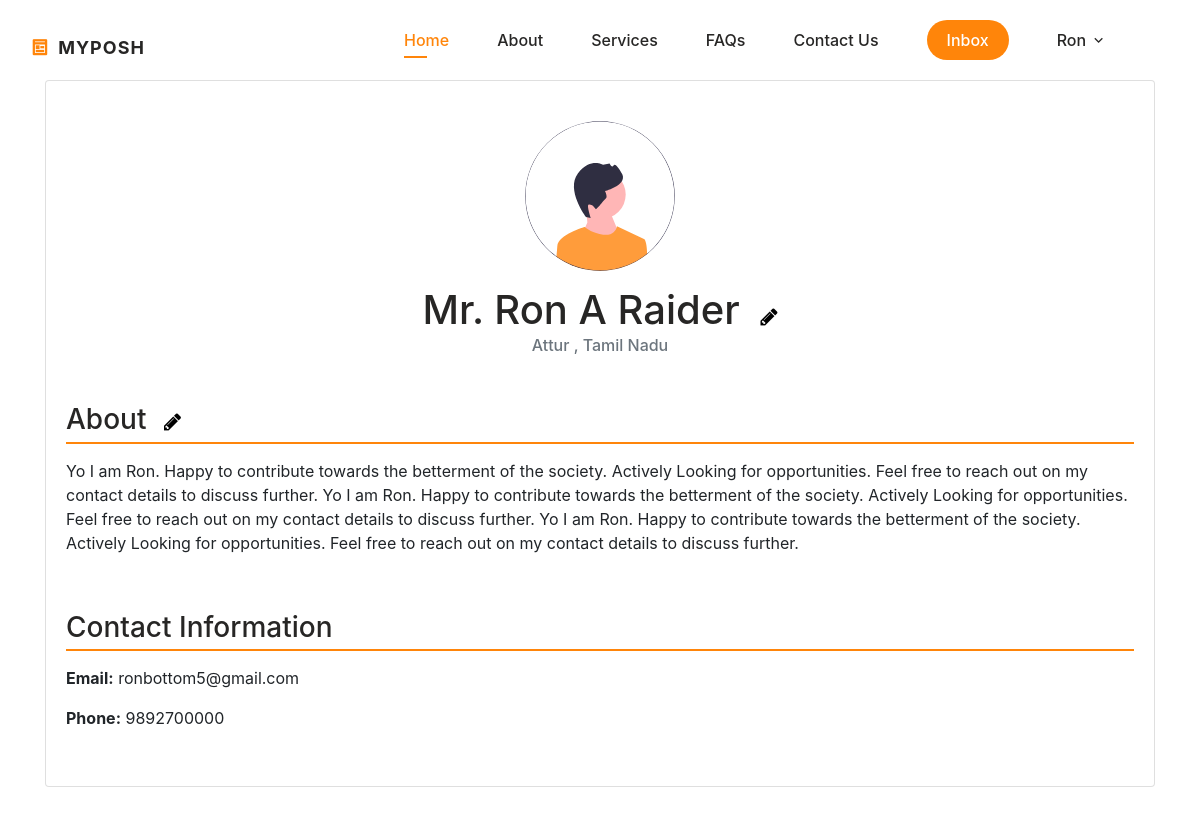
Screenshot of /page/ (signed in) with the database file from the repository.
### posh/models.py (models this page shows)
class PoshUser(AbstractBaseUser, PermissionsMixin):
    username = models.CharField(max_length=100, unique=True, primary_key=True)
    email = models.EmailField(unique=True, blank=False)
    phone = models.CharField(max_length=15, unique=True, blank=False)
    start_date = models.DateTimeField(default=timezone.now)
    is_staff = models.BooleanField(default=False)
    is_active = models.BooleanField(default=False)
    type = models.CharField(max_length=50, blank=False)  # To distinguish between user types
    objects = PoshUserManager()
    USERNAME_FIELD = 'username'
    REQUIRED_FIELDS = ['email', 'phone']

class IndividualUser(PoshUser):
    prefix = models.CharField(max_length=10, blank=False)
    fname = models.CharField(max_length=150, blank=False)
    mname = models.CharField(max_length=150, blank=False)
    lname = models.CharField(max_length=150, blank=False)
    dob = models.DateField(blank=False)
    gender = models.CharField(max_length=10, blank=False)
    occupation = models.CharField(max_length=100, blank=False)
    state = models.CharField(max_length=100, blank=False)
    city = models.CharField(max_length=100, blank=False)
    pincode = models.CharField(max_length=10, blank=False)
    profile_pic = models.ImageField(blank=True, upload_to='users/')
    aadhar = models.CharField(max_length=20, blank=True)
    marital = models.CharField(max_length=10, blank=True)
    description = models.TextField(max_length=500, blank=True)
    current_member = models.CharField(max_length=10, blank=True)
    association = models.CharField(max_length=10, blank=True)
    firm_name = models.CharField(max_length=150, blank=True)
    firm_uid = models.CharField(max_length=15, blank=True)
    is_visible = models.BooleanField(default=False)
    timestamp = models.DateTimeField(auto_now_add=True)
    class Meta:
        verbose_name = 'Individual User'
        verbose_name_plural = 'Individual Users'

### posh/views.py (the view)
# urls.py: path('page/', views.page, name='page'),
def page(request):
    user = request.user.individualuser
    email = user.email
    phone = user.phone
    prefix = user.prefix
    first_name = user.fname
    mid_name = user.mname
    last_name = user.lname
    state = user.state
    city = user.city
    description = user.description
    education_list = user.education.all()
    service_list = user.service.all()
    skill_list = user.skill.all()
    cert_list = user.certification.all()
    experience_list = user.experience.all()
    context = {
        'email': email,
        'phone': phone,
        'fname': first_name,
        'lname': last_name,
        'mname': mid_name,
        'prefix': prefix,
        'state': state,
        'city': city,
        'description': description,
        'profile_pic': user.profile_pic.url if user.profile_pic else None,
        'education_list': education_list,
        'service_list': service_list,
        'skill_list': skill_list,
        'cert_list': cert_list,
        'experience_list': experience_list,
        'visible': user.is_visible,
    }
    return render(request, 'page.html', context)

### posh/templatetags/get_group.py (called while the page is built)
@register.filter(name='has_group')
def has_group(user, group_name):
    return user.groups.filter(name=group_name).exists()

### posh/templates/page.html (shortened to what this page needs)
{% extends "base.html" %}
{% load static %}
{% block stylescss %}
<link rel="stylesheet" href="https://stackpath.bootstrapcdn.com/bootstrap/4.5.2/css/bootstrap.min.css">
<link rel="stylesheet" href="https://cdnjs.cloudflare.com/ajax/libs/font-awesome/4.7.0/css/font-awesome.min.css">
{% endblock %}
{% block content %}
<div class="container">
  <div class="card card-container">
    <div class="profile-header">
      {% if profile_pic %}
          <img id="profile-image" src="{{ profile_pic }}" alt="Profile Picture" style="max-width: 200px; max-height: 200px;" class="profile-img">
      {% else %}
          <img id="profile-image" src="{% static 'assets/img/default_profile.svg' %}" alt="profile pic" class="profile-img">
      {% endif %}
      {% if prefix == "Mr." %}
        <h1>Mr. {{ fname }} {{ mname }} {{ lname }}
          <a href="{% url 'profile' %}">
            <i style="font-size:20px; margin-left: 10px;" class="fa">&#xf040;</i>
        </a>
        </h1>
      {% elif prefix == "Mrs." %}
        <h1>Mrs. {{ fname }} {{ mname }} {{ lname }}<i style="font-size:20px; margin-left: 10px;" class="fa">&#xf040;</i></h1>
      {% elif prefix == "Miss." %}
        <h1>Miss. {{ fname }} {{ mname }} {{ lname }}<i style="font-size:20px; margin-left: 10px;" class="fa">&#xf040;</i></h1>
      {% endif %}
      <h6 class="card-subtitle mb-2 text-muted">{{ city }}, {{ state }}</h6>
    </div>
    <div class="profile-section">
      {% if description %}
      <h3>About
        <a href="{% url 'profile' %}#longdescription">
        <i style="font-size:20px; margin-left: 10px;" class="fa">&#xf040;</i></h3>
        <p>
          {{ description }}
        </p>
        {% endif %}
    </div>
    <div class="profile-section">
      <h3>Contact Information</h3>
      <p><strong>Email:</strong> {{ email }}</p>
      <p><strong>Phone:</strong> {{ phone }}</p>
    </div>
  </div>
</div>
{% endblock %}

### posh/templates/header.html (shortened to what this page needs)
{% load static %}
<!DOCTYPE html>
<html lang="en">
<head>
    <link href="https://cdn.jsdelivr.net/npm/remixicon@4.2.0/fonts/remixicon.css" rel="stylesheet"/>
    <link rel="stylesheet" href="https://stackpath.bootstrapcdn.com/bootstrap/4.5.2/css/bootstrap.min.css">
    <link href="https://cdn.jsdelivr.net/npm/bootstrap@4.5.0/dist/css/bootstrap.min.css" rel="stylesheet">
    <link rel="stylesheet" href="{% static 'assets/css/main.css' %}">
    <link rel="stylesheet" href="{% static 'assets/css/profile.css' %}">
</head>
<body>
    <header class="header" id="header">
        <nav class="nav container">
            <a href="{% url 'home' %}" class="nav__logo">
                <i class="ri-pages-line nav__logo-icon"></i>MYPOSH
            </a>
            <div class="nav__menu" id="nav-menu">
                <ul class="nav__list">
                    <li class="nav__item">
                        <a href="{% url 'home' %}#home" class="nav__link active-link">Home</a>
                    </li>
                    <li class="nav__item">
                        <a href="{% url 'home' %}#about" class="nav__link">About</a>
                    </li>
                    <li class="nav__item">
                        <a href="{% url 'home' %}#services" class="nav__link">Services</a>
                    </li>
                    <li class="nav__item">
                        <a href="{% url 'home' %}#faqs" class="nav__link">FAQs</a>
                    </li>
                    <li class="nav__item">
                        <a href="{% url 'home' %}#contact" class="nav__link">Contact Us</a>
                    </li>
                    {% if request.user.is_authenticated %}
                    <li class="nav__item">
                        <a href="{% url 'conversation:inbox' %}" class="nav__link login-btn">Inbox</a>
                    </li>
                    {% endif %}
                    {% if request.user.is_authenticated %}
                        {% load get_group %}
                        {% if request.user|has_group:"IND" %}
                            <li class="nav__item dropdown__item">
                                <div class="nav__link">
                                    {{request.user.individualuser.fname}}
                                    <i class="ri-arrow-down-s-line dropdown__arrow-down"></i>
                                </div>
                                {% endif %}
                {% endif %}
            </div>
        </nav>
    </header>

### static/assets/css/main.css (style rules this page uses)
:root { --header-height: 3.5rem; --first-color: hsl(30, 100%, 52%); --first-color-alt: hsl(29, 54%, 73%); --first-color-light: hsl(30, 100%, 85%); --first-color-lighten: hsl(30, 100%, 95%); --title-color: hsl(30, 3%, 15%); --text-color: hsl(30, 4%, 25%); --text-color-light: hsl(30, 4%, 45%); --body-color: hsl(30, 0%, 100%);; --container-color: #FFF; --background-footer-color: rgb(29, 26, 26); --footer-text-color: rgb(245, 244, 244); --body-font: 'Poppins', sans-serif; --big-font-size: 2rem; --h1-font-size: 1.5rem; --h2-font-size: 1.25rem; --h3-font-size: 1rem; --normal-font-size: .938rem; --small-font-size: .813rem; --smaller-font-size: .75rem; --font-medium: 500; --font-semi-bold: 600; --mb-0-5: .5rem; --mb-0-75: .75rem; --mb-1: 1rem; --mb-1-5: 1.5rem; --mb-2: 2rem; --mb-2-5: 2.5rem; --z-tooptip: 10; --z-fixed: 100; }
@media screen and (min-width: 1000px) { :root { --big-font-size: 3.5rem; --h1-font-size: 2.25rem; --h2-font-size: 1.5rem; --h3-font-size: 1.25rem; --normal-font-size: 1rem; --small-font-size: .875rem; --smaller-font-size: .813rem; } }
* { box-sizing: border-box; padding: 0; margin: 0; text-decoration: none !important; }
html { scroll-behavior: smooth; }
body, button, input, textarea { font-family: var(--body-font); font-size: var(--normal-font-size); }
body { margin: var(--header-height) 0 0 0; background-color: var(--body-color); color: var(--text-color); transition: .4s; }
h1, h2, h3 { color: var(--title-color); font-weight: var(--font-semi-bold); }
ul { list-style: none; }
a { max-width: 100%; height: auto; }
.container { max-width: 968px; margin-left: var(--mb-1-5); margin-right: var(--mb-1-5); }
.header { width: 100%; background-color: var(--body-color); position: fixed; top: 0; left: 0; z-index: var(--z-fixed); transition: .4s; }
.nav { height: var(--header-height); display: flex; justify-content: space-between; align-items: center; }
.nav__logo, .nav__toggle, .nav__close { color: var(--title-color); }
.nav__logo { text-transform: uppercase; font-weight: 700; letter-spacing: 1px; display: inline-flex; align-items: center; column-gap: .5rem; transition: .3s; }
.nav__logo-icon { font-size: 1.15rem; color: var(--first-color); }
.nav__list { display: flex; flex-direction: column; row-gap: 1.5rem; }
.nav__link { color: var(--title-color); font-weight: var(--font-medium); transition: .3s; }
.active-link { position: relative; color: var(--first-color); }
.active-link::after { content: ''; position: absolute; bottom: -.5rem; left: 0; width: 50%; height: 2px; background-color: var(--first-color); }
@media screen and (min-width: 767px) { body { margin: 0; } }
@media screen and (min-width: 767px) { .nav { height: calc(var(--header-height) + 1.5rem); column-gap: 3rem; } }
@media screen and (min-width: 767px) { .nav__list { flex-direction: row; column-gap: 3rem; } }
@media screen and (min-width: 767px) { .nav__menu { margin-left: auto; margin-top: 15px; } }
@media screen and (min-width: 767px) { .dropdown__item, .dropdown__subitem { position: relative; } }
@media screen and (min-width: 767px) { a.nav__link.login-btn { border: 1px 1px 0px var(--first-color); background-color: var(--first-color); color: white; padding: 10px; padding-left: 20px; padding-right: 20px; border-radius: 20px; } }
@media screen and (min-width:992px) { .container { margin-left: auto; margin-right: auto; } }
@media screen and (min-width:992px) { .nav__logo { margin-top: 15px; font-size: large; } }
@media screen and (min-width:992px) { .dropdown__item, .dropdown__subitem { position: relative; } }
@media screen and (min-width:992px) { a.nav__link.login-btn { border: 1px 1px 0px var(--first-color); background-color: var(--first-color); color: white; padding: 10px; padding-left: 20px; padding-right: 20px; border-radius: 20px; } }
@media screen and (min-width:1200px) { .nav__logo { margin-top: 15px; font-size: large; } }
@media screen and (min-width:1200px) { .dropdown__item, .dropdown__subitem { position: relative; } }
@media screen and (min-width:1200px) { a.nav__link.login-btn { border: 1px 1px 0px var(--first-color); background-color: var(--first-color); color: white; padding: 10px; padding-left: 20px; padding-right: 20px; border-radius: 20px; } }
.dropdown__item { cursor: pointer; }
.dropdown__arrow-down { font-weight: initial; transition: transform .4s; }

### rows the page displays
PoshUser: user.individualuser.fname "Ron", email "ronbottom5@gmail.com", phone "9892700000"
IndividualUser: fname "Ron", lname "Raider", city "Attur", state "Tamil Nadu", description "Yo I am Ron. Happy to contribute towards the betterment of the society. Actively Looking for opportunities. Feel free to reach out on my contact details to discuss further. Yo I am Ron. Happy to contribute towards the betterment of the society. Actively Looking for opportunities. Feel free to reach out on my contact details to discuss further. Yo I am Ron. Happy to contribute towards the betterment of the society. Actively Looking for opportunities. Feel free to reach out on my contact details to discuss further."

### other values shown
{{ mname }} "A"
